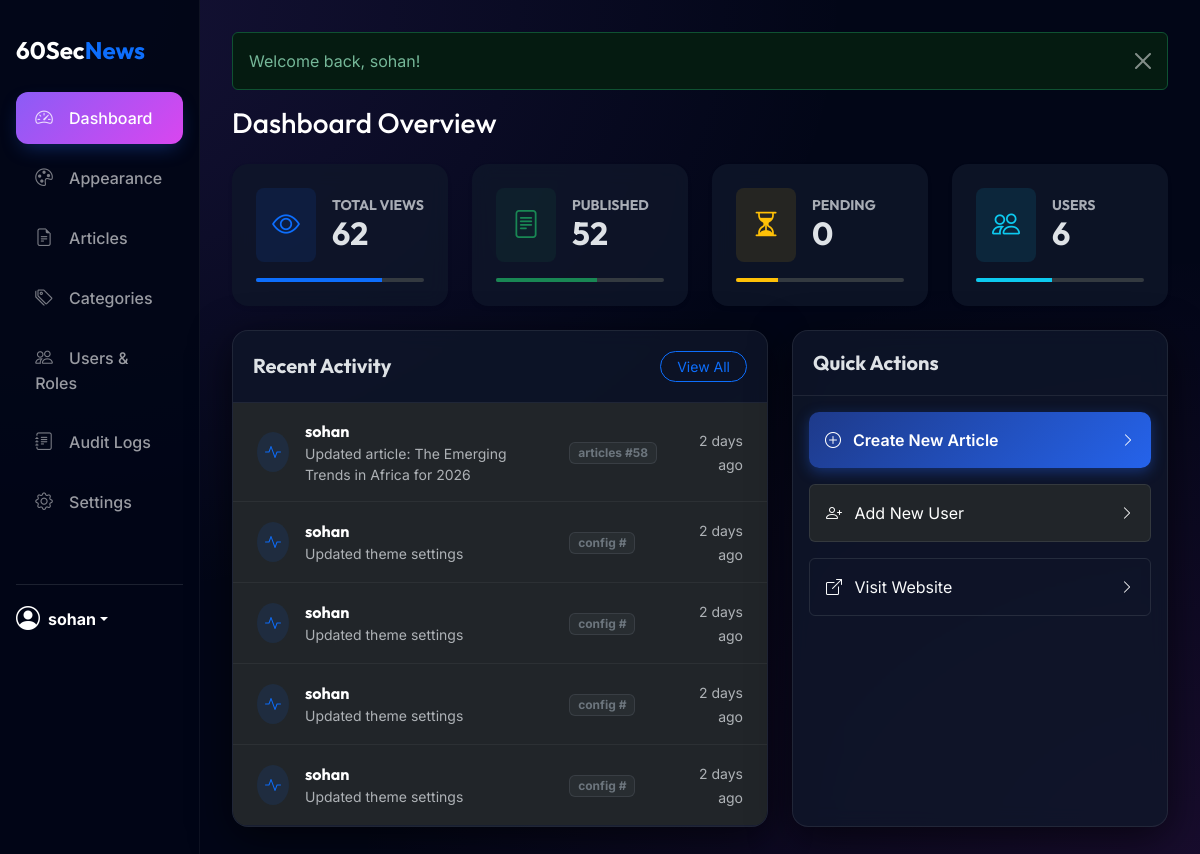
Before: /public/admin/index.php (signed in) with the older database file.
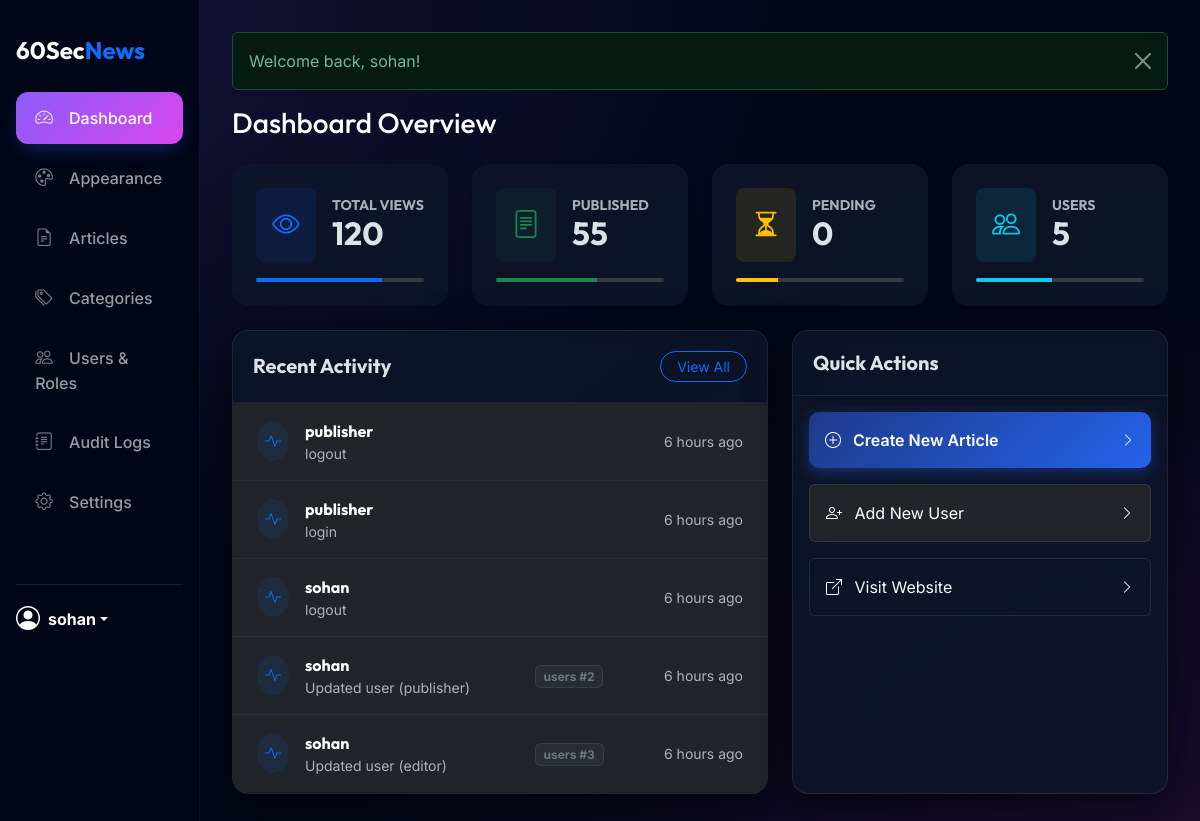
After: the same page with the newer database file.
### tables this page shows
CREATE TABLE `audit_logs` (
  `id` int(11) NOT NULL,
  `user_id` int(11) NOT NULL,
  `action` varchar(255) NOT NULL,
  `table_name` varchar(50) DEFAULT NULL,
  `record_id` int(11) DEFAULT NULL,
  `ip_address` varchar(45) DEFAULT NULL,
  `timestamp` timestamp NOT NULL DEFAULT current_timestamp()
);

CREATE TABLE `users` (
  `id` int(11) NOT NULL,
  `username` varchar(50) NOT NULL,
  `email` varchar(100) NOT NULL,
  `password_hash` varchar(255) NOT NULL,
  `role_id` int(11) NOT NULL,
  `created_at` timestamp NOT NULL DEFAULT current_timestamp(),
  `last_login` timestamp NULL DEFAULT NULL,
  `login_attempts` int(11) DEFAULT 0,
  `lockout_time` timestamp NULL DEFAULT NULL,
  `status` enum('active','inactive','banned') DEFAULT 'active'
);

### app/helpers.php (called while the page is built, shortened)
<?php
function e($string)
{
    return htmlspecialchars($string ?? '', ENT_QUOTES, 'UTF-8');
}
function time_ago($datetime, $full = false)
{
    $now = new DateTime();
    $ago = new DateTime($datetime);
    $diff = $now->diff($ago);
    $weeks = floor($diff->d / 7);
    $days = $diff->d - ($weeks * 7);
    $string = [
        'y' => 'year',
        'm' => 'month',
        'w' => 'week',
        'd' => 'day',
        'h' => 'hour',
        'i' => 'minute',
        's' => 'second',
    ];
    $values = [
        'y' => $diff->y,
        'm' => $diff->m,
        'w' => $weeks,
        'd' => $days,
        'h' => $diff->h,
        'i' => $diff->i,
        's' => $diff->s,
    ];
    foreach ($string as $k => &$v) {
        if ($values[$k]) {
            $v = $values[$k] . ' ' . $v . ($values[$k] > 1 ? 's' : '');
        } else {
            unset($string[$k]);
        }
    }
    if (!$full)
        $string = array_slice($string, 0, 1);
    return $string ? implode(', ', $string) . ' ago' : 'just now';
}

### public/admin/index.php (the view, shortened to what the changed rows need)
<?php
require_once __DIR__ . '/layout/header.php';
$db = DB::getInstance()->getConnection();
$published_articles = $db->query("SELECT COUNT(*) FROM articles WHERE status = 'published'")->fetchColumn();
$pending_articles = $db->query("SELECT COUNT(*) FROM articles WHERE status = 'pending'")->fetchColumn();
$total_views = $db->query("SELECT SUM(view_count) FROM views")->fetchColumn() ?: 0;
$total_users = $db->query("SELECT COUNT(*) FROM users")->fetchColumn();
$recent_logs = $db->query("
    SELECT a.*, u.username
    FROM audit_logs a
    JOIN users u ON a.user_id = u.id
    ORDER BY a.timestamp DESC
    LIMIT 5
")->fetchAll();
?>
<h1 class="h3 mb-4 text-white">Dashboard Overview</h1>
<div class="row g-4 mb-4">
    <div class="col-12 col-sm-6 col-xl-3">
        <div class="card h-100 border-0 shadow-sm">
            <div class="card-body p-4">
                <div class="d-flex align-items-center mb-3">
                    <div class="ms-3">
                        <h6 class="text-muted mb-0 small text-uppercase fw-bold">Total Views</h6>
                        <h2 class="mb-0 fw-bold"><?= number_format($total_views) ?></h2>
                    </div>
                </div>
            </div>
        </div>
    </div>
    <div class="col-12 col-sm-6 col-xl-3">
        <div class="card h-100 border-0 shadow-sm">
            <div class="card-body p-4">
                <div class="d-flex align-items-center mb-3">
                    <div class="ms-3">
                        <h6 class="text-muted mb-0 small text-uppercase fw-bold">Published</h6>
                        <h2 class="mb-0 fw-bold"><?= number_format($published_articles) ?></h2>
                    </div>
                </div>
            </div>
        </div>
    </div>
    <div class="col-12 col-sm-6 col-xl-3">
        <div class="card h-100 border-0 shadow-sm">
            <div class="card-body p-4">
                <div class="d-flex align-items-center mb-3">
                    <div class="ms-3">
                        <h2 class="mb-0 fw-bold"><?= number_format($pending_articles) ?></h2>
                    </div>
                </div>
            </div>
        </div>
    </div>
    <div class="col-12 col-sm-6 col-xl-3">
        <div class="card h-100 border-0 shadow-sm">
            <div class="card-body p-4">
                <div class="d-flex align-items-center mb-3">
                    <div class="ms-3">
                        <h6 class="text-muted mb-0 small text-uppercase fw-bold">Users</h6>
                        <h2 class="mb-0 fw-bold"><?= number_format($total_users) ?></h2>
                    </div>
                </div>
            </div>
        </div>
    </div>
</div>
<div class="row g-4">
    <div class="col-md-7">
        <div class="card h-100">
            <div class="card-body p-0">
                <div class="table-responsive">
                    <table class="table mb-0">
                        <tbody>
                            <?php foreach ($recent_logs as $log): ?>
                                <tr>
                                    <td class="ps-4">
                                        <div class="d-flex align-items-center">
                                            <div class="bg-primary bg-opacity-10 rounded-circle p-2 me-3">
                                                <i class="bi bi-activity text-primary"></i>
                                            </div>
                                            <div>
                                                <span class="fw-bold text-white"><?= e($log['username']) ?></span>
                                                <span class="text-muted small d-block"><?= e($log['action']) ?></span>
                                            </div>
                                        </div>
                                    </td>
                                    <td>
                                        <?php if ($log['table_name']): ?>
                                            <span
                                                class="badge bg-secondary bg-opacity-10 text-secondary border border-secondary border-opacity-25 small">
                                                <?= e($log['table_name']) ?> #<?= e($log['record_id']) ?>
                                            </span>
                                        <?php endif; ?>
                                    </td>
                                    <td class="text-end pe-4">
                                        <small class="text-muted"><?= time_ago($log['timestamp']) ?></small>
                                    </td>
                                </tr>
                            <?php endforeach; ?>
                        </tbody>
                    </table>
                </div>
            </div>
        </div>
    </div>
</div>
<?php require_once __DIR__ . '/layout/footer.php'; ?>

Changed rows visible on the page:
no longer on this page (row unchanged): audit_logs: user.username "sohan", action "Updated article: The Emerging Trends in Africa for 2026", table_name "articles", record "58", timestamp "2 days ago"
no longer on this page (row unchanged): audit_logs: user.username "sohan", action "Updated theme settings", table_name "config", timestamp "2 days ago"
no longer on this page (row unchanged): audit_logs: user.username "sohan", action "Updated theme settings", table_name "config", timestamp "2 days ago"
no longer on this page (row unchanged): audit_logs: user.username "sohan", action "Updated theme settings", table_name "config", timestamp "2 days ago"
no longer on this page (row unchanged): audit_logs: user.username "sohan", action "Updated theme settings", table_name "config", timestamp "2 days ago"
added audit_logs: user.username "publisher", action "logout", timestamp "6 hours ago"
added audit_logs: user.username "publisher", action "login", timestamp "6 hours ago"
added audit_logs: user.username "sohan", action "logout", timestamp "6 hours ago"
added audit_logs: user.username "sohan", action "Updated user (publisher)", table_name "users", record "2", timestamp "6 hours ago"
added audit_logs: user.username "sohan", action "Updated user (editor)", table_name "users", record "3", timestamp "6 hours ago"
Other visible differences:
$total_views: "62" → "120"
$published_articles: "52" → "55"
$total_users: "6" → "5"
